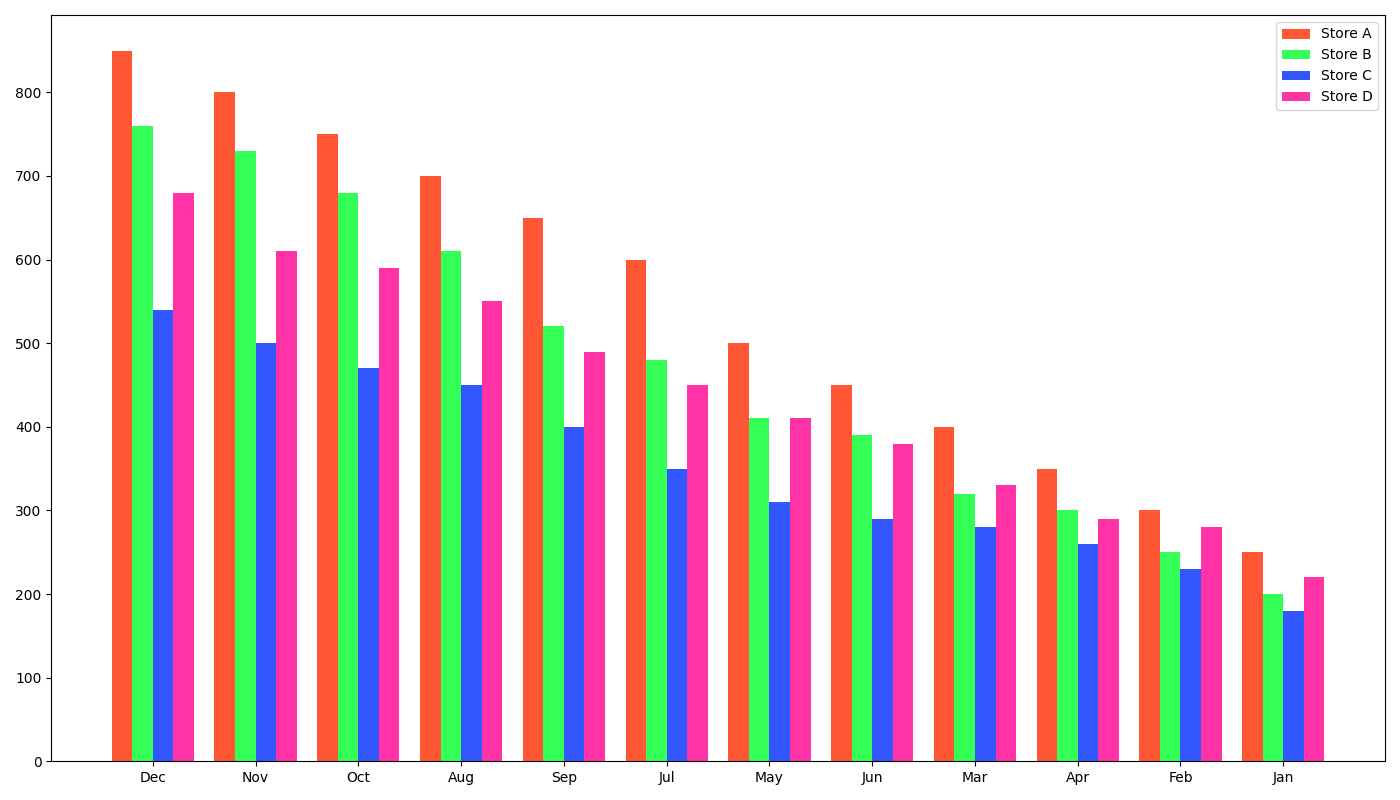

Reproduce this figure in Python.
import numpy as np
import matplotlib.pyplot as plt

months = [
    'Jan', 'Feb', 'Mar', 'Apr', 'May', 'Jun',
    'Jul', 'Aug', 'Sep', 'Oct', 'Nov', 'Dec'
]

store_a_sales = [250, 300, 400, 350, 500, 450, 600, 700, 650, 750, 800, 850]
store_b_sales = [200, 250, 300, 320, 410, 390, 480, 520, 610, 680, 730, 760]
store_c_sales = [180, 230, 260, 290, 310, 280, 350, 400, 450, 470, 500, 540]
store_d_sales = [220, 280, 290, 330, 410, 380, 450, 490, 550, 590, 610, 680]

# Sort data in descending order and keep track of indices
store_a_sorted_indices = np.argsort(store_a_sales)[::-1]
store_b_sorted_indices = np.argsort(store_b_sales)[::-1]
store_c_sorted_indices = np.argsort(store_c_sales)[::-1]
store_d_sorted_indices = np.argsort(store_d_sales)[::-1]

# Sort months according to sorted sales indices
sorted_months_a = [months[i] for i in store_a_sorted_indices]
sorted_months_b = [months[i] for i in store_b_sorted_indices]
sorted_months_c = [months[i] for i in store_c_sorted_indices]
sorted_months_d = [months[i] for i in store_d_sorted_indices]

# Sort sales data
store_a_sales_sorted = sorted(store_a_sales, reverse=True)
store_b_sales_sorted = sorted(store_b_sales, reverse=True)
store_c_sales_sorted = sorted(store_c_sales, reverse=True)
store_d_sales_sorted = sorted(store_d_sales, reverse=True)

fig, ax = plt.subplots(figsize=(14, 8))

bar_width = 0.20

r1 = np.arange(len(months))
r2 = [x + bar_width for x in r1]
r3 = [x + bar_width for x in r2]
r4 = [x + bar_width for x in r3]

ax.bar(r1, store_a_sales_sorted, color='#FF5733', width=bar_width, label='Store A')
ax.bar(r2, store_b_sales_sorted, color='#33FF57', width=bar_width, label='Store B')
ax.bar(r3, store_c_sales_sorted, color='#3357FF', width=bar_width, label='Store C')
ax.bar(r4, store_d_sales_sorted, color='#FF33A6', width=bar_width, label='Store D')

ax.set_xticks([r + 1.5*bar_width for r in range(len(months))])
ax.set_xticklabels(sorted_months_a)  # Set x-ticks to sorted months labels of Store A

plt.tight_layout()
plt.legend()
plt.show()
